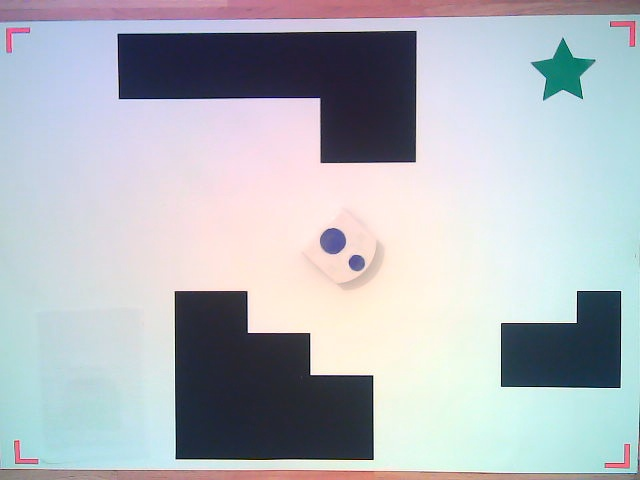
#> input picture testMap2.jpg, 640 x 480 px, found by its file name
$ python test_vision_v4.py
#> lines starting #> are read from the running program, lines starting #| are printed output that depends on the picture; after the words box and inside, x2 and y2 are one past the last pixel; in counts of white or black regions, pixels touching at a corner belong together; long printed decimals are rounded
import numpy as np
from matplotlib import pyplot as plt
import scipy.ndimage as ndimage
import cv2
import heapq
import math
import scipy
from sklearn.cluster import KMeans
import timeit
from skimage.feature import blob_doh
from skimage import exposure

Plot = False
save = False

# TODO: say that you cant anything (camera covered)

def initialization():
    start = timeit.default_timer()
    map_path_offline = r"C:\Users\Carl\Desktop\Project\Maps\Webcam\Maps_new\testMap2.jpg"
    map = cv2.imread(map_path_offline)
#> map is the input picture: shape (480, 640, 3); mean B, G, R 189.5, 183.1, 178.4
    corner_mask_path = r"C:\Users\Carl\Desktop\Project\Mondamask.JPG"
    mask = cv2.imread(corner_mask_path)
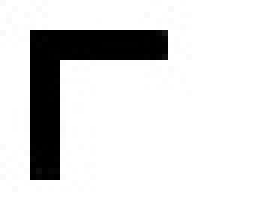
#> input picture Images/Mondamask.JPG, 46 x 36 px, found by its file name (shown 6 times larger)
#> mask is the input picture: shape (36, 46, 3); min 0, max 255, mean 221.8
    dimension_paper = [118.9,84.1] #cm A0
    dim = (int(dimension_paper[1]),int(dimension_paper[0]))
    # Switching red and blue channels
    map[:, :, [0, 2]] = map[:, :, [2, 0]]
    mask[:, :, [0, 2]] = mask[:, :, [2, 0]]


    p2_1, p98_1 = np.percentile(map, (2, 98))
#> p2_1 = 32; p98_1 = 255
    img_res1 = exposure.rescale_intensity(map, in_range=(p2_1,p98_1))
    img1_gray = cv2.cvtColor(img_res1, cv2.COLOR_BGR2GRAY)
    output = region_growing(img1_gray, (50,50))
#> output: shape (480, 640); 73.2% white; 11 black regions, largest, box (x1, y1, x2, y2) and area: (117, 31, 417, 163) 25984, (175, 291, 374, 460) 25591, (0, 0, 640, 480) 18071
    corner_location = corner_detection(output,mask)
#> in corner_detection, `_, small_image = cv2.threshold(small_image, 30, 255, cv2.THRESH_BINARY)`: small_image: shape (36, 46); 87% white; 1 black region, box (x1, y1, x2, y2) and area: (5, 5, 28, 30) 215
#> the loop in corner_detection, `for i in range (0,4):` made 4 passes
#> (mn, MPx, MPy) on passes 1 to 4: (0.0189, 1, 23), (0.0324, 604, 16), (0.0273, 588, 437), (0.0167, 10, 423)
#> after the loop in corner_detection, `for i in range (0,4):`:
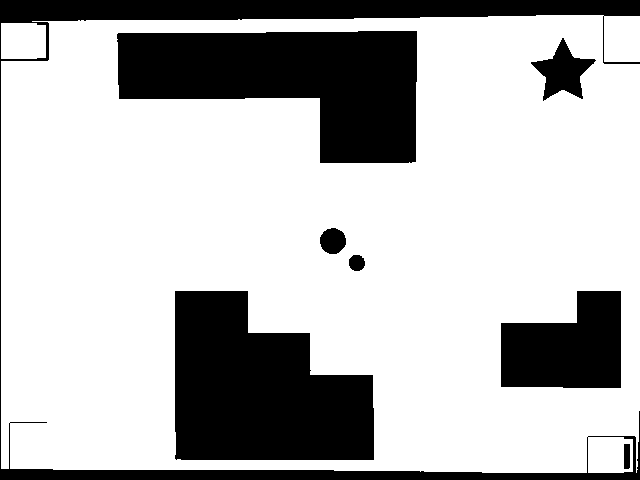
#> large_image: shape (480, 640); 73.2% white; 8 black regions, largest, box (x1, y1, x2, y2) and area: (117, 31, 417, 163) 25984, (175, 291, 374, 460) 25591, (0, 0, 640, 480) 18803
#> after the loop in corner_detection, `for i in range (0,4):`:
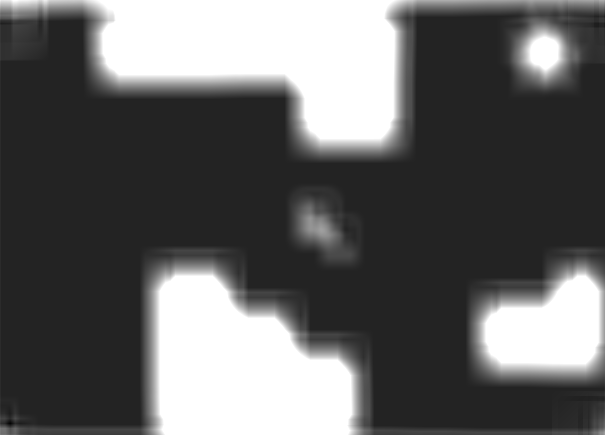
#> result: shape (435, 605) float32; min 0.0167, max 1, mean 0.388
#> after the loop in corner_detection, `for i in range (0,4):`: corner_location = [[23, 1], [16, 640], [473, 634], [469, 10]]
#> in corner_detection, `corner_location = np.fliplr(corner_location)`: corner_location = [[1, 23], [640, 16], [634, 473], [10, 469]]
#> corner_location = [[1, 23], [640, 16], [634, 473], [10, 469]]
    img_straighten, M = four_point_transform(map, corner_location)
    im_dim = img_straighten.shape
    # output = np.invert(output)
    obstacles = get_obstacles(img_straighten) # OFFLINE
    start = timeit.default_timer()
    thymio_coord = get_thymio_info(map,M,dim,im_dim) # Do these online, and feed info to kalman filter
    endpoint_coord = get_endpoint_info(map,M,dim,im_dim)
    low_res_img = cv2.resize(img_straighten, dsize=((dim[1], dim[0])))
    plt.imshow(low_res_img)
    plt.show()
    if save:
        plt.imsave('obstacles.jpg',output)
    stop = timeit.default_timer()
    print('Time: ', stop - start)


def region_growing(image, seed):

    list_p = []
    outimg = np.zeros_like(image)
    list_p.append((seed[0], seed[1]))
    i=0
    while len(list_p):
        if len(list_p)<1:
            break
        pix = list_p[0]
        outimg[pix[0], pix[1]] = 255
        for coord in get8n(pix[0], pix[1], image.shape):
            if abs((int(image[coord[0], coord[1]])))>150 and outimg[coord[0], coord[1]]<255:
                outimg[coord[0], coord[1]] = 255
                list_p.append((coord[0], coord[1]))
        list_p.pop(0)
        i=i+1
    return outimg

def get8n(y, x, shape):
    out = []
    if y-1 > 0 and x-1 > 0:
        out.append( (y-1, x-1) )
    if y-1 > 0 :
        out.append( (y-1, x))
    if y-1 > 0 and x+1 < shape[1]:
        out.append( (y-1, x+1))
    if x-1 > 0:
        out.append( (y, x-1))
    if x+1 < shape[1]:
        out.append( (y, x+1))
    if y+1 < shape[0] and x-1 > 0:
        out.append( ( y+1, x-1))
    if y+1 < shape[0] :
        out.append( (y+1, x))
    if y+1 < shape[0] and x+1 < shape[1]:
        out.append( (y+1, x+1))
    return out

def get_obstacles(img):
    obstacles = black_contours(img,0.001)
    fat_obstacles = process_obstacles(obstacles)
    return fat_obstacles

def get_thymio_info(img,M,im_dim,dim):
    kernel = np.ones((5,5),np.float32)/25
    img = cv2.filter2D(img,-1,kernel)
    thymio_map = color_filtering(img,"blue")
    thymio_coords = end_point_start_point(thymio_map, 0.001, "thymio")
    bigpt = thymio_coords[0]
    smallpt = thymio_coords[1]
    thymio_coord_big = tranformation_matrix(bigpt,M)
    thymio_coord_small = tranformation_matrix(smallpt,M)
    thymio_center_coord, thymio_orientation = orientation_location_thymio(thymio_coord_big, thymio_coord_small)
    thymio_center_coord = transformation_downgrade_coords(thymio_center_coord,im_dim,dim)
    thymio_coord = [thymio_center_coord, thymio_orientation]
    print("Thymio Coordinates + Orientation: ", thymio_coord)
    return thymio_coord

def get_endpoint_info(img,M,im_dim,dim):
    endpoint_map = color_filtering(img,"green")
    endpoint_coord = end_point_start_point(endpoint_map, 0.001, "endpoint")
    endpoint_coord = tranformation_matrix(endpoint_coord,M)
    endpoint_coord = transformation_downgrade_coords(endpoint_coord,im_dim,dim)
    print("Endpoint Coordinates: ", endpoint_coord)
    return endpoint_coord

def tranformation_matrix(pt,M):
    A = M[0:2,0:2];
    b = M[0:2,2];
    tranformed_pt = np.matmul(A,pt) + b
    return tranformed_pt

def transformation_downgrade_coords(pt,im_dim,dim):
    x_new = pt[0]*im_dim[0]/dim[0]
    y_new = pt[1]*im_dim[1]/dim[1]
    return x_new,y_new

def process_obstacles(img):
    output = np.copy(img)
    kernel = np.ones((3,3), np.uint8)
    output = cv2.erode(output, kernel, iterations=1)
    output = cv2.dilate(output, kernel, iterations=2)
    kernel2 = np.ones((9,9), np.uint8)
    output = cv2.dilate(output, kernel2, iterations=2)
    if Plot:
        plt.imshow(output)
        plt.show()
    return output

def order_points(pts):
    rect = np.zeros((4, 2), dtype = "float32")
    s = pts.sum(axis = 1)
#> s = [24, 656, 1107, 479]
    rect[0] = pts[np.argmin(s)]
    rect[2] = pts[np.argmax(s)]
    diff = np.diff(pts, axis = 1)
#> diff = [22, -624, -161, 459]
    rect[1] = pts[np.argmin(diff)]
    rect[3] = pts[np.argmax(diff)]
    return rect

def four_point_transform(image, pts):
    rect = order_points(pts)
#> rect = [[1, 23], [640, 16], [634, 473], [10, 469]]
    (tl, tr, br, bl) = rect
#> tl = [1, 23]; tr = [640, 16]; br = [634, 473]; bl = [10, 469]

    widthA = np.sqrt(((br[0] - bl[0]) ** 2) + ((br[1] - bl[1]) ** 2))
#> widthA = 624
    widthB = np.sqrt(((tr[0] - tl[0]) ** 2) + ((tr[1] - tl[1]) ** 2))
#> widthB = 639
    maxWidth = max(int(widthA), int(widthB))
#> maxWidth = 639

    heightA = np.sqrt(((tr[0] - br[0]) ** 2) + ((tr[1] - br[1]) ** 2))
#> heightA = 457
    heightB = np.sqrt(((tl[0] - bl[0]) ** 2) + ((tl[1] - bl[1]) ** 2))
#> heightB = 446.1
    maxHeight = max(int(heightA), int(heightB))
#> maxHeight = 457
    dst = np.array([
        [0, 0],
        [maxWidth - 1, 0],
        [maxWidth - 1, maxHeight - 1],
        [0, maxHeight - 1]], dtype = "float32")
#> dst = [[0, 0], [638, 0], [638, 456], [0, 456]]
    # compute the perspective transform matrix and then apply it
    M = cv2.getPerspectiveTransform(rect, dst)
#> M = [[1.02, -0.0206, -0.548], [0.0109, 0.997, -22.95], [3.83e-05, -5.28e-05, 1]]

    warped = cv2.warpPerspective(image, M, (maxWidth, maxHeight))
#> in initialization, `im_dim = img_straighten.shape`: im_dim = (457, 639, 3)
    if Plot:
        plt.imshow(warped)
        plt.show()
    # return the warped image
    return warped, M

def corner_detection(img,mask):
    large_image = np.copy(img)
    small_image = np.copy(mask)
    method = cv2.TM_SQDIFF_NORMED
    corner_location = np.zeros((4,2))
    small_image = cv2.cvtColor(mask, cv2.COLOR_RGB2GRAY)
    _, large_image = cv2.threshold(large_image, 30, 255, cv2.THRESH_BINARY)
    _, small_image = cv2.threshold(small_image, 30, 255, cv2.THRESH_BINARY)
    for i in range (0,4):
        result = cv2.matchTemplate(small_image, large_image, method)
        mn,_,mnLoc,_ = cv2.minMaxLoc(result) # We want the minimum squared difference
        MPx,MPy = mnLoc # Extract the coordinates of our best match
        trows,tcols = small_image.shape[:2] # Get the size of the template. This is the same size as the match.
        cv2.rectangle(large_image, (MPx,MPy),(MPx+tcols,MPy+trows),(0,0,255),2) # Draw the rectangle on large_image
        new_img = 255*np.ones(large_image.shape,np.uint8)
        large_image[MPy:MPy+trows,MPx:MPx+trows] = new_img[MPy:MPy+trows,MPx:MPx+trows]
        small_image = cv2.rotate(small_image, cv2.ROTATE_90_CLOCKWISE)
        if i == 0:
            corner_location[i,:] = [MPy,MPx]
        elif i == 1:
            corner_location[i,:] = [MPy,MPx+tcols]
        elif i == 2:
            corner_location[i,:] = [MPy+trows,MPx+tcols]
        else:
            corner_location[i,:] = [MPy+trows,MPx]
    corner_location = np.fliplr(corner_location)

    return corner_location

def color_filtering(img,color):
    large_image = np.copy(img)
    method = cv2.TM_SQDIFF_NORMED
    if color == "red":
        lower = np.array([100,0,0])
        upper = np.array([255,100,100])
    elif color == "blue":
        lower = np.array([50,70,80])
        upper = np.array([100,100,255])
    elif color == "green":
        lower = np.array([0,90,0])
        upper = np.array([90,255,130])
    elif color == "black":
        large_image = cv2.cvtColor(large_image, cv2.COLOR_RGB2GRAY)
        _,output = cv2.threshold(large_image,10,255,cv2.THRESH_BINARY)
        if Plot:
            plt.imshow(output)
            plt.show()
        return output
    color_mask = cv2.inRange(large_image, lower, upper)
    large_image = cv2.bitwise_and(large_image, large_image, mask=color_mask)
    if Plot:
        plt.imshow(large_image)
        plt.show()
    return large_image

def black_contours(img,constant):
    # obstacles = find_contours(img_straighten_grey, 0.001) #OR
#> called with constant = 0.001
    output = np.copy(img) #copy the image
    output_grey = cv2.cvtColor(output, cv2.COLOR_RGB2GRAY) # convert to gray
    output_grey = output_grey.astype(np.uint8) #uint8 type to use as binary image
    _, threshold = cv2.threshold(output_grey, 100, 255, cv2.THRESH_BINARY) # threshold and obtain 0 and 255 values only
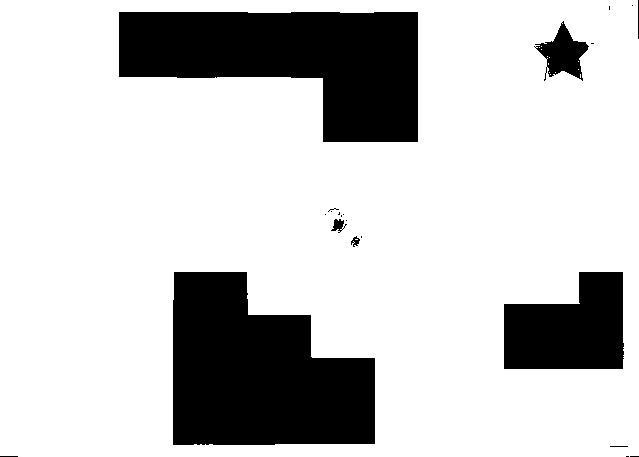
#> threshold: shape (457, 639); 78.4% white; 22 black regions (15 under 20 px)
    contours,_ = cv2.findContours(threshold, cv2.RETR_TREE, cv2.CHAIN_APPROX_SIMPLE) # find contours in the image
#> contours = 45 contours, 37 with area under 20; largest, box (x1, y1, x2, y2) and area: (0, 0, 639, 457) 290860, (172, 271, 376, 446) 26942, (118, 11, 419, 143) 26031, (503, 271, 625, 370) 9368, (534, 20, 590, 82) 1606, (330, 218, 345, 233) 126, (350, 235, 361, 248) 74, (609, 445, 629, 448) 36
    output_grey_contours = np.zeros([output_grey.shape[0],output_grey.shape[1]]) # get a placeholder image for the contours

    largest_areas = sorted(contours, key=cv2.contourArea) # sort the contours from smallest to largest
#> largest_areas has the same summary as contours
    largest_areas = largest_areas[:-1]
#> largest_areas = 44 contours, 37 with area under 20; largest, box (x1, y1, x2, y2) and area: (172, 271, 376, 446) 26942, (118, 11, 419, 143) 26031, (503, 271, 625, 370) 9368, (534, 20, 590, 82) 1606, (330, 218, 345, 233) 126, (350, 235, 361, 248) 74, (609, 445, 629, 448) 36
    largest_areas = largest_areas[::-1] # flip the array and make it largest to smallest
    for cnt in largest_areas[:3]:
        approx = cv2.approxPolyDP(cnt, constant*cv2.arcLength(cnt, True), True) # Approximate the contour(s)
        cv2.drawContours(output_grey_contours, [approx], 0, (255), thickness=cv2.FILLED) #draw the contour(s) on the place holder  # replace thickness=cv2.FILLED with thickness=5 for edges only
        x = approx.ravel()[0] # get x coordinate of contour point
        y = approx.ravel()[1] # get y coordinate of contour point
#> this loop made 3 passes
#> (x, y) on passes 1 to 3: (173, 272), (118, 12), (623, 272)
#> output_grey_contours: shape (457, 639) float64; 21.7% white; 3 white regions, box (x1, y1, x2, y2) and area: (172, 271, 376, 446) 27316, (118, 11, 419, 143) 26483, (503, 271, 625, 370) 9585
#> in process_obstacles, `output = cv2.erode(output, kernel, iterations=1)`: output: shape (457, 639) float64; 21% white; 3 white regions, box (x1, y1, x2, y2) and area: (173, 272, 375, 445) 26553, (119, 12, 418, 142) 25619, (504, 272, 624, 369) 9142
#> in process_obstacles, `output = cv2.dilate(output, kernel, iterations=2)`: output: shape (457, 639) float64; 22.4% white; 3 white regions, box (x1, y1, x2, y2) and area: (171, 270, 377, 447) 28081, (117, 10, 420, 144) 27355, (502, 270, 626, 371) 10030
#> in process_obstacles, `output = cv2.dilate(output, kernel2, iterations=2)`: output: shape (457, 639) float64; 28.4% white; 3 white regions, box (x1, y1, x2, y2) and area: (109, 2, 428, 152) 34619, (163, 262, 385, 455) 34470, (494, 262, 634, 379) 13888
#> in get_thymio_info, `img = cv2.filter2D(img,-1,kernel)`:
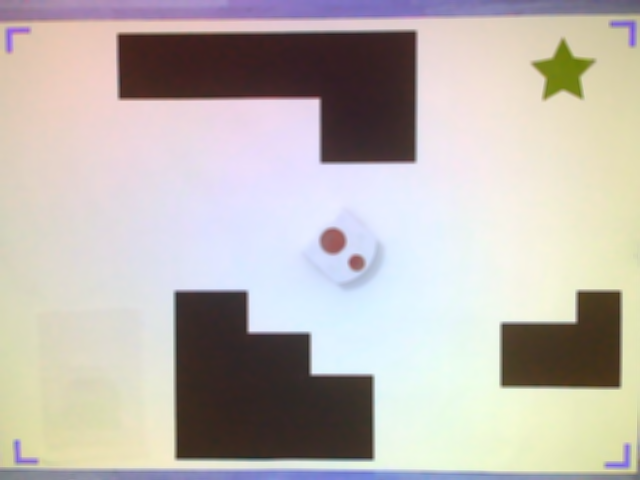
#> img: shape (480, 640, 3); mean of channels 0, 1, 2 178.4, 183.1, 189.5; drawn as B, G, R
#> in color_filtering, `method = cv2.TM_SQDIFF_NORMED`: method = 1
#> in color_filtering, `color_mask = cv2.inRange(large_image, lower, upper)`: color_mask: shape (480, 640); 0.53% white in thin lines or dots, all inside (x1, y1, x2, y2) = (118, 32, 620, 459)
    if Plot:
        plt.imshow(output_grey_contours)
        plt.show()
    return output_grey_contours

def end_point_start_point(img,constant,point,clust=1):
    # obstacles = find_contours(img_straighten_grey, 0.001) #OR
#> called with constant = 0.001, point = 'thymio', clust = 1
    output = np.copy(img) #copy the image
    output_grey = cv2.cvtColor(output, cv2.COLOR_RGB2GRAY) # convert to gray
#> output_grey: shape (480, 640)
    output_grey = output_grey.astype(np.uint8) #uint8 type to use as binary image
    _, threshold = cv2.threshold(output_grey, 30, 255, cv2.THRESH_BINARY) # threshold and obtain 0 and 255 values only
    contours,_ = cv2.findContours(threshold, cv2.RETR_TREE, cv2.CHAIN_APPROX_SIMPLE) # find contours in the image
#> contours = 38 contours, 36 with area under 20; largest, box (x1, y1, x2, y2) and area: (329, 231, 343, 251) 170, (351, 257, 359, 267) 32
    output_grey_contours = np.zeros([output_grey.shape[0],output_grey.shape[1]]) # get a placeholder image for the contours
    largest_areas = sorted(contours, key=cv2.contourArea) # sort the contours from smallest to largest
#> largest_areas has the same summary as contours
    if not clust: # if we are clustering, the outer boarder is removed automatically
        largest_areas = largest_areas[:-1] # remove the outer border of the picture
    largest_areas = largest_areas[::-1] # flip the array and make it largest to smallest
    if (point == "thymio"):
        largest_areas = largest_areas[:2] # keep only the two largest contours corresponding to the interesting parts (and remove the noisy outputs)
#> largest_areas = 2 contours; box (x1, y1, x2, y2) and area: (329, 231, 343, 251) 170, (351, 257, 359, 267) 32
        coordinates = np.zeros((2,2)) # place holder for the coordinates
    elif(point == "endpoint"):
        largest_areas = largest_areas[:1] # keep only the largest contour (endpoint)
        coordinates = np.zeros((1,2)) # place holder for the coordinates
    for cnt in largest_areas:
        approx = cv2.approxPolyDP(cnt, constant*cv2.arcLength(cnt, True), True) # Approximate the contour(s)
        cv2.drawContours(output_grey_contours, [approx], 0, (255), thickness=cv2.FILLED) #draw the contour(s) on the place holder  # replace thickness=cv2.FILLED with thickness=5 for edges only
        x = approx.ravel()[0] # get x coordinate of contour point
        y = approx.ravel()[1] # get y coordinate of contour point
#> this loop made 2 passes
#> (x, y) on passes 1 to 2: (329, 231), (356, 257)
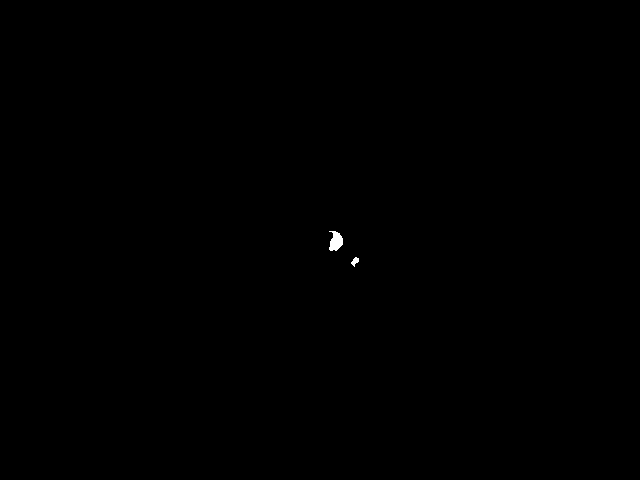
#> output_grey_contours: shape (480, 640) float64; 0.08% white; 2 white regions, box (x1, y1, x2, y2) and area: (329, 231, 343, 251) 198, (351, 257, 359, 267) 44
    location_image = np.zeros([output_grey.shape[0],output_grey.shape[1]]) # Place holder for the
    i = 0 # index
    for c in largest_areas:
        M = cv2.moments(c) # calculating moments for each contour, i.e center of the circle englobing the contours
        cX = int(M["m10"] / M["m00"]) # calculate x coordinate of center
        cY = int(M["m01"] / M["m00"]) # calculate y coordinate of center
        cv2.circle(location_image, (cX, cY), 5, (255, 255, 255), -1) # Draw the circle englobing the contours
        if (point == "thymio"):
            coordinates[i] = [cX, cY]
        else:
            coordinates = [cX, cY]
        i = i + 1
#> this loop made 2 passes
#> (cX, cY, i) on passes 1 to 2: (335, 241, 1), (354, 260, 2)
#> location_image: shape (480, 640) float64; 0.05% white; 2 white regions, box (x1, y1, x2, y2) and area: (330, 236, 341, 247) 81, (349, 255, 360, 266) 81
#> after the loop, i = 2
#> in get_thymio_info, `thymio_coords = end_point_start_point(thymio_map, 0.001, "thymio")`: thymio_coords = [[335, 241], [354, 260]]
#> in get_thymio_info, `bigpt = thymio_coords[0]`: bigpt = [335, 241]
#> in get_thymio_info, `smallpt = thymio_coords[1]`: smallpt = [354, 260]
#> in tranformation_matrix, `A = M[0:2,0:2];`: A = [[1.02, -0.0206], [0.0109, 0.997]]
#> in tranformation_matrix, `b = M[0:2,2];`: b = [-0.548, -22.95]
#> in tranformation_matrix, `tranformed_pt = np.matmul(A,pt) + b`: tranformed_pt = [336.8, 221]
#> in get_thymio_info, `thymio_coord_small = tranformation_matrix(smallpt,M)`: thymio_coord_small = [355.8, 240.2]
    if Plot:
        plt.imshow(location_image)
        plt.show()
    return coordinates

def orientation_location_thymio(bigpt,smallpt):

    center_thymio = [(bigpt[0]+smallpt[0])/2, (bigpt[1] + smallpt[1])/2] # Getting x and y of image
#> center_thymio = [346.3, 230.6]
    slope = (bigpt[1]-smallpt[1])/(-bigpt[0]+smallpt[0])
#> slope = -1.01
    angle = math.degrees(math.atan(slope))
#> angle = -45.2

    return center_thymio, angle


if __name__ == "__main__":
    initialization()
#> in get_thymio_info, `thymio_center_coord, thymio_orientation = orientation_location_thymio(..`: thymio_center_coord = [346.3, 230.6]; thymio_orientation = -45.2
#> in transformation_downgrade_coords, `x_new = pt[0]*im_dim[0]/dim[0]`: x_new = 63.66
#> in transformation_downgrade_coords, `y_new = pt[1]*im_dim[1]/dim[1]`: y_new = 42.59
#> in get_thymio_info, `thymio_center_coord = transformation_downgrade_coords(thymio_center_co..`: thymio_center_coord = (63.66, 42.59)
#> in get_thymio_info, `thymio_coord = [thymio_center_coord, thymio_orientation]`: thymio_coord = [(63.66, 42.59), -45.2]
#| Thymio Coordinates + Orientation:  [(63.655, 42.589), -45.198]
#> in color_filtering (call 2), `color_mask = cv2.inRange(large_image, lower, upper)`: color_mask: shape (480, 640); 0.57% white; 20 white regions (18 under 20 px)
#> in end_point_start_point (call 2), `contours,_ = cv2.findContours(threshold, cv2.RETR_TREE, cv2.CHAIN_APPR..`: contours = 31 contours, 30 with area under 20; largest, box (x1, y1, x2, y2) and area: (532, 39, 595, 99) 1552
#> in end_point_start_point (call 2), `largest_areas = sorted(contours, key=cv2.contourArea)`: largest_areas has the same summary as contours
#> in end_point_start_point (call 2), `largest_areas = largest_areas[:1]`: largest_areas = 1 contour; box (x1, y1, x2, y2) and area: (532, 39, 595, 99) 1552
#> the loop in end_point_start_point (call 2), `for cnt in largest_areas:` made 1 pass
#> (x, y) on pass 1: (562, 39)
#> after the loop in end_point_start_point (call 2), `for cnt in largest_areas:`: output_grey_contours: shape (480, 640) float64; 0.54% white; 1 white region, box (x1, y1, x2, y2) and area: (532, 39, 595, 99) 1653
#> the loop in end_point_start_point (call 2), `for c in largest_areas:` made 1 pass
#> (cX, cY, i) on pass 1: (562, 71, 1)
#> after the loop in end_point_start_point (call 2), `for c in largest_areas:`: location_image: shape (480, 640) float64; 0.03% white; 1 white region, box (x1, y1, x2, y2) and area: (557, 66, 568, 77) 81
#> in get_endpoint_info, `endpoint_coord = end_point_start_point(endpoint_map, 0.001, "endpoint")`: endpoint_coord = [562, 71]
#> in get_endpoint_info, `endpoint_coord = tranformation_matrix(endpoint_coord,M)`: endpoint_coord = [572.3, 54]
#> in get_endpoint_info, `endpoint_coord = transformation_downgrade_coords(endpoint_coord,im_dim..`: endpoint_coord = (105.2, 9.97)
#| Endpoint Coordinates:  (105.187, 9.971)
#> in initialization, `low_res_img = cv2.resize(img_straighten, dsize=((dim[1], dim[0])))`:
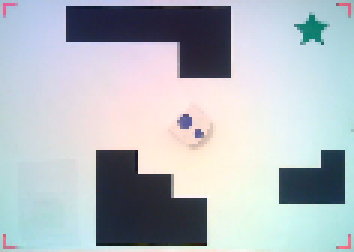
#> low_res_img: shape (84, 118, 3) (shown 3 times larger); mean R, G, B 178.9, 186.4, 192.4
